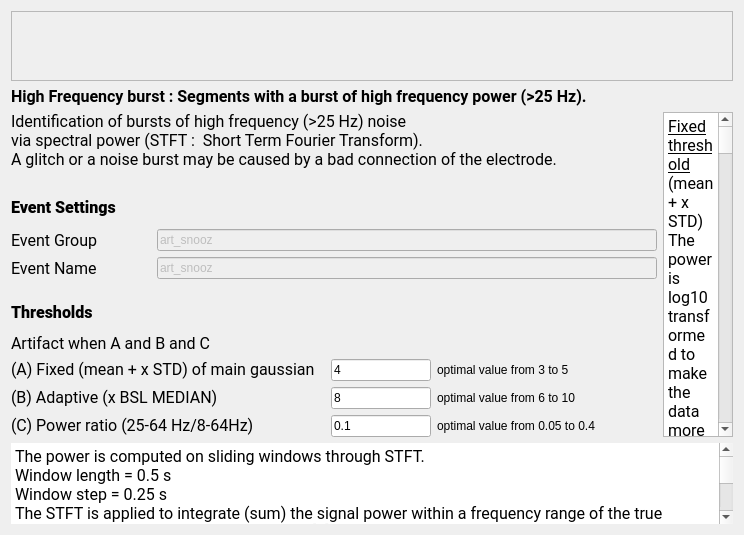
<?xml version="1.0" encoding="UTF-8"?>
<ui version="4.0">
 <class>HighFreqBurstStep</class>
 <widget class="QWidget" name="HighFreqBurstStep">
  <property name="geometry">
   <rect>
    <x>0</x>
    <y>0</y>
    <width>734</width>
    <height>535</height>
   </rect>
  </property>
  <property name="windowTitle">
   <string>Form</string>
  </property>
  <property name="styleSheet">
   <string notr="true">font: 12pt &quot;Roboto&quot;;</string>
  </property>
  <layout class="QVBoxLayout" name="verticalLayout_2">
   <item>
    <widget class="QScrollArea" name="scrollArea">
     <property name="sizePolicy">
      <sizepolicy hsizetype="Expanding" vsizetype="Preferred">
       <horstretch>0</horstretch>
       <verstretch>0</verstretch>
      </sizepolicy>
     </property>
     <property name="widgetResizable">
      <bool>true</bool>
     </property>
     <widget class="QWidget" name="scrollAreaWidgetContents">
      <property name="geometry">
       <rect>
        <x>0</x>
        <y>0</y>
        <width>1543</width>
        <height>182</height>
       </rect>
      </property>
      <layout class="QHBoxLayout" name="horizontalLayout">
       <item>
        <widget class="QLabel" name="label_10">
         <property name="text">
          <string/>
         </property>
         <property name="alignment">
          <set>Qt::AlignmentFlag::AlignCenter</set>
         </property>
        </widget>
       </item>
      </layout>
     </widget>
    </widget>
   </item>
   <item>
    <widget class="QLabel" name="label_9">
     <property name="maximumSize">
      <size>
       <width>16777215</width>
       <height>30</height>
      </size>
     </property>
     <property name="font">
      <font>
       <family>Roboto</family>
       <pointsize>12</pointsize>
       <italic>false</italic>
       <bold>false</bold>
      </font>
     </property>
     <property name="text">
      <string>&lt;html&gt;&lt;head/&gt;&lt;body&gt;&lt;p&gt;&lt;span style=&quot; font-weight:600;&quot;&gt;High Frequency burst : Segments with a burst of high frequency power (&amp;gt;25 Hz).&lt;/span&gt;&lt;/p&gt;&lt;/body&gt;&lt;/html&gt;</string>
     </property>
    </widget>
   </item>
   <item>
    <layout class="QHBoxLayout" name="horizontalLayout_2">
     <item>
      <layout class="QVBoxLayout" name="verticalLayout">
       <item>
        <widget class="QLabel" name="label_6">
         <property name="font">
          <font>
           <family>Roboto</family>
           <pointsize>12</pointsize>
           <italic>false</italic>
           <bold>false</bold>
          </font>
         </property>
         <property name="text">
          <string>Identification of bursts of high frequency (&gt;25 Hz) noise
via spectral power (STFT :  Short Term Fourier Transform).
A glitch or a noise burst may be caused by a bad connection of the electrode.</string>
         </property>
        </widget>
       </item>
       <item>
        <spacer name="verticalSpacer_2">
         <property name="orientation">
          <enum>Qt::Orientation::Vertical</enum>
         </property>
         <property name="sizeType">
          <enum>QSizePolicy::Policy::Fixed</enum>
         </property>
         <property name="sizeHint" stdset="0">
          <size>
           <width>508</width>
           <height>18</height>
          </size>
         </property>
        </spacer>
       </item>
       <item>
        <widget class="QLabel" name="label_4">
         <property name="minimumSize">
          <size>
           <width>0</width>
           <height>30</height>
          </size>
         </property>
         <property name="maximumSize">
          <size>
           <width>16777215</width>
           <height>30</height>
          </size>
         </property>
         <property name="font">
          <font>
           <family>Roboto</family>
           <pointsize>12</pointsize>
           <italic>false</italic>
           <bold>false</bold>
          </font>
         </property>
         <property name="text">
          <string>&lt;html&gt;&lt;head/&gt;&lt;body&gt;&lt;p&gt;&lt;span style=&quot; font-weight:700;&quot;&gt;Event Settings&lt;/span&gt;&lt;/p&gt;&lt;/body&gt;&lt;/html&gt;</string>
         </property>
        </widget>
       </item>
       <item>
        <layout class="QHBoxLayout" name="horizontalLayout_3">
         <item>
          <layout class="QFormLayout" name="formLayout">
           <item row="0" column="0">
            <widget class="QLabel" name="label_3">
             <property name="minimumSize">
              <size>
               <width>140</width>
               <height>0</height>
              </size>
             </property>
             <property name="maximumSize">
              <size>
               <width>210</width>
               <height>16777215</height>
              </size>
             </property>
             <property name="font">
              <font>
               <family>Roboto</family>
               <pointsize>12</pointsize>
               <italic>false</italic>
               <bold>false</bold>
              </font>
             </property>
             <property name="text">
              <string>Event Group</string>
             </property>
            </widget>
           </item>
           <item row="0" column="1">
            <widget class="QLineEdit" name="group_lineEdit">
             <property name="enabled">
              <bool>false</bool>
             </property>
             <property name="sizePolicy">
              <sizepolicy hsizetype="Fixed" vsizetype="Fixed">
               <horstretch>0</horstretch>
               <verstretch>0</verstretch>
              </sizepolicy>
             </property>
             <property name="minimumSize">
              <size>
               <width>500</width>
               <height>0</height>
              </size>
             </property>
             <property name="maximumSize">
              <size>
               <width>500</width>
               <height>16777215</height>
              </size>
             </property>
             <property name="toolTip">
              <string>In which &quot;Event Group&quot; the detected artifact are added (how they will be written to  the annotation file). Go to the general Detectors Settings to edit the group.</string>
             </property>
             <property name="text">
              <string>art_snooz</string>
             </property>
            </widget>
           </item>
           <item row="1" column="0">
            <widget class="QLabel" name="label_7">
             <property name="minimumSize">
              <size>
               <width>140</width>
               <height>0</height>
              </size>
             </property>
             <property name="font">
              <font>
               <family>Roboto</family>
               <pointsize>12</pointsize>
               <italic>false</italic>
               <bold>false</bold>
              </font>
             </property>
             <property name="text">
              <string>Event Name</string>
             </property>
            </widget>
           </item>
           <item row="1" column="1">
            <widget class="QLineEdit" name="name_burst_lineEdit">
             <property name="enabled">
              <bool>false</bool>
             </property>
             <property name="sizePolicy">
              <sizepolicy hsizetype="Fixed" vsizetype="Fixed">
               <horstretch>0</horstretch>
               <verstretch>0</verstretch>
              </sizepolicy>
             </property>
             <property name="minimumSize">
              <size>
               <width>500</width>
               <height>0</height>
              </size>
             </property>
             <property name="maximumSize">
              <size>
               <width>500</width>
               <height>16777215</height>
              </size>
             </property>
             <property name="toolTip">
              <string>The event name of the detected artifact (how they will be wrtten to the annotation file).  Go to the general Detectors Settings to edit the name.</string>
             </property>
             <property name="text">
              <string>art_snooz</string>
             </property>
            </widget>
           </item>
          </layout>
         </item>
        </layout>
       </item>
       <item>
        <spacer name="verticalSpacer">
         <property name="orientation">
          <enum>Qt::Orientation::Vertical</enum>
         </property>
         <property name="sizeType">
          <enum>QSizePolicy::Policy::Fixed</enum>
         </property>
         <property name="sizeHint" stdset="0">
          <size>
           <width>380</width>
           <height>13</height>
          </size>
         </property>
        </spacer>
       </item>
       <item>
        <widget class="QLabel" name="label">
         <property name="minimumSize">
          <size>
           <width>0</width>
           <height>30</height>
          </size>
         </property>
         <property name="maximumSize">
          <size>
           <width>16777215</width>
           <height>30</height>
          </size>
         </property>
         <property name="font">
          <font>
           <family>Roboto</family>
           <pointsize>12</pointsize>
           <italic>false</italic>
           <bold>false</bold>
          </font>
         </property>
         <property name="text">
          <string>&lt;html&gt;&lt;head/&gt;&lt;body&gt;&lt;p&gt;&lt;span style=&quot; font-weight:700;&quot;&gt;Thresholds&lt;/span&gt;&lt;/p&gt;&lt;/body&gt;&lt;/html&gt;</string>
         </property>
        </widget>
       </item>
       <item>
        <widget class="QLabel" name="label_8">
         <property name="font">
          <font>
           <family>Roboto</family>
           <pointsize>12</pointsize>
           <italic>false</italic>
           <bold>false</bold>
          </font>
         </property>
         <property name="text">
          <string>Artifact when A and B and C</string>
         </property>
        </widget>
       </item>
       <item>
        <layout class="QGridLayout" name="gridLayout">
         <property name="sizeConstraint">
          <enum>QLayout::SizeConstraint::SetFixedSize</enum>
         </property>
         <item row="0" column="0">
          <widget class="QLabel" name="label_5">
           <property name="sizePolicy">
            <sizepolicy hsizetype="Fixed" vsizetype="Fixed">
             <horstretch>0</horstretch>
             <verstretch>0</verstretch>
            </sizepolicy>
           </property>
           <property name="minimumSize">
            <size>
             <width>140</width>
             <height>0</height>
            </size>
           </property>
           <property name="maximumSize">
            <size>
             <width>315</width>
             <height>16777215</height>
            </size>
           </property>
           <property name="font">
            <font>
             <family>Roboto</family>
             <pointsize>12</pointsize>
             <italic>false</italic>
             <bold>false</bold>
            </font>
           </property>
           <property name="midLineWidth">
            <number>0</number>
           </property>
           <property name="text">
            <string>&lt;html&gt;&lt;head/&gt;&lt;body&gt;&lt;p&gt;(A) Fixed (mean + x STD) of main gaussian&lt;/p&gt;&lt;/body&gt;&lt;/html&gt;</string>
           </property>
           <property name="textFormat">
            <enum>Qt::TextFormat::RichText</enum>
           </property>
          </widget>
         </item>
         <item row="0" column="1">
          <widget class="QLineEdit" name="tresh_fixe_lineEdit">
           <property name="sizePolicy">
            <sizepolicy hsizetype="Fixed" vsizetype="Fixed">
             <horstretch>0</horstretch>
             <verstretch>0</verstretch>
            </sizepolicy>
           </property>
           <property name="minimumSize">
            <size>
             <width>0</width>
             <height>0</height>
            </size>
           </property>
           <property name="maximumSize">
            <size>
             <width>100</width>
             <height>16777215</height>
            </size>
           </property>
           <property name="toolTip">
            <string>The threshold value to identify the artifact.  Its units is x times the baseline standard deviation.</string>
           </property>
           <property name="text">
            <string>4</string>
           </property>
          </widget>
         </item>
         <item row="0" column="2">
          <widget class="QLabel" name="label_12">
           <property name="sizePolicy">
            <sizepolicy hsizetype="Fixed" vsizetype="Fixed">
             <horstretch>0</horstretch>
             <verstretch>0</verstretch>
            </sizepolicy>
           </property>
           <property name="maximumSize">
            <size>
             <width>220</width>
             <height>16777215</height>
            </size>
           </property>
           <property name="text">
            <string>optimal value from 3 to 5</string>
           </property>
          </widget>
         </item>
         <item row="1" column="0">
          <widget class="QLabel" name="label_2">
           <property name="sizePolicy">
            <sizepolicy hsizetype="Fixed" vsizetype="Fixed">
             <horstretch>0</horstretch>
             <verstretch>0</verstretch>
            </sizepolicy>
           </property>
           <property name="minimumSize">
            <size>
             <width>210</width>
             <height>0</height>
            </size>
           </property>
           <property name="maximumSize">
            <size>
             <width>315</width>
             <height>16777215</height>
            </size>
           </property>
           <property name="font">
            <font>
             <family>Roboto</family>
             <pointsize>12</pointsize>
             <italic>false</italic>
             <bold>false</bold>
            </font>
           </property>
           <property name="text">
            <string>&lt;html&gt;&lt;head/&gt;&lt;body&gt;&lt;p&gt;(B) Adaptive (x BSL MEDIAN)&lt;/p&gt;&lt;/body&gt;&lt;/html&gt;</string>
           </property>
           <property name="textFormat">
            <enum>Qt::TextFormat::RichText</enum>
           </property>
          </widget>
         </item>
         <item row="1" column="1">
          <widget class="QLineEdit" name="thresh_adp_lineEdit">
           <property name="sizePolicy">
            <sizepolicy hsizetype="Fixed" vsizetype="Fixed">
             <horstretch>0</horstretch>
             <verstretch>0</verstretch>
            </sizepolicy>
           </property>
           <property name="maximumSize">
            <size>
             <width>100</width>
             <height>16777215</height>
            </size>
           </property>
           <property name="text">
            <string>8</string>
           </property>
          </widget>
         </item>
         <item row="1" column="2">
          <widget class="QLabel" name="label_13">
           <property name="sizePolicy">
            <sizepolicy hsizetype="Fixed" vsizetype="Fixed">
             <horstretch>0</horstretch>
             <verstretch>0</verstretch>
            </sizepolicy>
           </property>
           <property name="maximumSize">
            <size>
             <width>220</width>
             <height>16777215</height>
            </size>
           </property>
           <property name="text">
            <string>optimal value from 6 to 10</string>
           </property>
          </widget>
         </item>
         <item row="2" column="0">
          <widget class="QLabel" name="label_11">
           <property name="sizePolicy">
            <sizepolicy hsizetype="Fixed" vsizetype="Fixed">
             <horstretch>0</horstretch>
             <verstretch>0</verstretch>
            </sizepolicy>
           </property>
           <property name="maximumSize">
            <size>
             <width>315</width>
             <height>16777215</height>
            </size>
           </property>
           <property name="font">
            <font>
             <family>Roboto</family>
             <pointsize>12</pointsize>
             <italic>false</italic>
             <bold>false</bold>
            </font>
           </property>
           <property name="text">
            <string>(C) Power ratio (25-64 Hz/8-64Hz)</string>
           </property>
          </widget>
         </item>
         <item row="2" column="1">
          <widget class="QLineEdit" name="thresh_ratio_lineEdit">
           <property name="sizePolicy">
            <sizepolicy hsizetype="Fixed" vsizetype="Fixed">
             <horstretch>0</horstretch>
             <verstretch>0</verstretch>
            </sizepolicy>
           </property>
           <property name="maximumSize">
            <size>
             <width>100</width>
             <height>16777215</height>
            </size>
           </property>
           <property name="text">
            <string>0.1</string>
           </property>
          </widget>
         </item>
         <item row="2" column="2">
          <widget class="QLabel" name="label_14">
           <property name="sizePolicy">
            <sizepolicy hsizetype="Fixed" vsizetype="Fixed">
             <horstretch>0</horstretch>
             <verstretch>0</verstretch>
            </sizepolicy>
           </property>
           <property name="maximumSize">
            <size>
             <width>220</width>
             <height>16777215</height>
            </size>
           </property>
           <property name="text">
            <string>optimal value from 0.05 to 0.4</string>
           </property>
          </widget>
         </item>
        </layout>
       </item>
       <item>
        <spacer name="verticalSpacer_3">
         <property name="orientation">
          <enum>Qt::Orientation::Vertical</enum>
         </property>
         <property name="sizeType">
          <enum>QSizePolicy::Policy::Expanding</enum>
         </property>
         <property name="sizeHint" stdset="0">
          <size>
           <width>548</width>
           <height>13</height>
          </size>
         </property>
        </spacer>
       </item>
      </layout>
     </item>
     <item>
      <widget class="QTextEdit" name="textEdit">
       <property name="font">
        <font>
         <family>Roboto</family>
         <pointsize>12</pointsize>
         <italic>false</italic>
         <bold>false</bold>
        </font>
       </property>
       <property name="autoFillBackground">
        <bool>true</bool>
       </property>
       <property name="frameShape">
        <enum>QFrame::Shape::StyledPanel</enum>
       </property>
       <property name="frameShadow">
        <enum>QFrame::Shadow::Sunken</enum>
       </property>
       <property name="lineWidth">
        <number>2</number>
       </property>
       <property name="readOnly">
        <bool>true</bool>
       </property>
       <property name="html">
        <string>&lt;!DOCTYPE HTML PUBLIC &quot;-//W3C//DTD HTML 4.0//EN&quot; &quot;http://www.w3.org/TR/REC-html40/strict.dtd&quot;&gt;
&lt;html&gt;&lt;head&gt;&lt;meta name=&quot;qrichtext&quot; content=&quot;1&quot; /&gt;&lt;meta charset=&quot;utf-8&quot; /&gt;&lt;style type=&quot;text/css&quot;&gt;
p, li { white-space: pre-wrap; }
hr { height: 1px; border-width: 0; }
li.unchecked::marker { content: &quot;\2610&quot;; }
li.checked::marker { content: &quot;\2612&quot;; }
&lt;/style&gt;&lt;/head&gt;&lt;body style=&quot; font-family:'Roboto'; font-size:12pt; font-weight:400; font-style:normal;&quot;&gt;
&lt;p style=&quot; margin-top:0px; margin-bottom:0px; margin-left:0px; margin-right:0px; -qt-block-indent:0; text-indent:0px;&quot;&gt;&lt;span style=&quot; text-decoration: underline;&quot;&gt;Fixed threshold&lt;/span&gt;&lt;span style=&quot; color:#000000;&quot;&gt; (mean + x STD)&lt;/span&gt;&lt;/p&gt;
&lt;p style=&quot; margin-top:0px; margin-bottom:0px; margin-left:0px; margin-right:0px; -qt-block-indent:0; text-indent:0px;&quot;&gt;The power is log10 transformed to make the data more normally distributed, however the distribution of the power of all selected channels is often skewed right du to artifacts.&lt;/p&gt;
&lt;p style=&quot; margin-top:0px; margin-bottom:0px; margin-left:0px; margin-right:0px; -qt-block-indent:0; text-indent:0px;&quot;&gt;The distribution is then modeled by a 3-components Gaussian Mixture Model (GMM).&lt;/p&gt;
&lt;p style=&quot; margin-top:0px; margin-bottom:0px; margin-left:0px; margin-right:0px; -qt-block-indent:0; text-indent:0px;&quot;&gt;The threshold is multiplied by the standard deviation (STD) and added to the mean of the main gaussian (over a mixture of 3).&lt;/p&gt;
&lt;p style=&quot; margin-top:0px; margin-bottom:0px; margin-left:0px; margin-right:0px; -qt-block-indent:0; text-indent:0px;&quot;&gt;An artifact is possibly identified when the log10(power) &amp;gt; (mean + threshold*STD)&lt;/p&gt;
&lt;p style=&quot;-qt-paragraph-type:empty; margin-top:0px; margin-bottom:0px; margin-left:0px; margin-right:0px; -qt-block-indent:0; text-indent:0px;&quot;&gt;&lt;br /&gt;&lt;/p&gt;
&lt;p style=&quot; margin-top:0px; margin-bottom:0px; margin-left:0px; margin-right:0px; -qt-block-indent:0; text-indent:0px;&quot;&gt;&lt;span style=&quot; text-decoration: underline;&quot;&gt;Adaptive threshold&lt;/span&gt; (baseline)&lt;/p&gt;
&lt;p style=&quot; margin-top:0px; margin-bottom:0px; margin-left:0px; margin-right:0px; -qt-block-indent:0; text-indent:0px;&quot;&gt;An adaptive threshold is computed from a baseline window (BSL) of 30 s around the segment to evaluate.  A segment with a power x times the median power of the baseline is possibly an artifact. The adaptive threshold may be too sensitive when the EEG recording does not include much high frequency noise. &lt;/p&gt;
&lt;p style=&quot;-qt-paragraph-type:empty; margin-top:0px; margin-bottom:0px; margin-left:0px; margin-right:0px; -qt-block-indent:0; text-indent:0px;&quot;&gt;&lt;br /&gt;&lt;/p&gt;
&lt;p style=&quot; margin-top:0px; margin-bottom:0px; margin-left:0px; margin-right:0px; -qt-block-indent:0; text-indent:0px;&quot;&gt;&lt;span style=&quot; text-decoration: underline;&quot;&gt;Power ratio threshold&lt;/span&gt; (relative power)&lt;/p&gt;
&lt;p style=&quot; margin-top:0px; margin-bottom:0px; margin-left:0px; margin-right:0px; -qt-block-indent:0; text-indent:0px;&quot;&gt;High frequency bursts can be masked (thus non-disturbing) by a strong low frequency signal. An artifact is possibly identified when the relative power (25-64 Hz)/(8-64 Hz) &amp;gt; threshold.&lt;/p&gt;
&lt;p style=&quot;-qt-paragraph-type:empty; margin-top:0px; margin-bottom:0px; margin-left:0px; margin-right:0px; -qt-block-indent:0; text-indent:0px;&quot;&gt;&lt;br /&gt;&lt;/p&gt;
&lt;p style=&quot; margin-top:0px; margin-bottom:0px; margin-left:0px; margin-right:0px; -qt-block-indent:0; text-indent:0px;&quot;&gt;A segment whose power exceeds the 3 thresholds is considered an artifact.&lt;/p&gt;
&lt;p style=&quot;-qt-paragraph-type:empty; margin-top:0px; margin-bottom:0px; margin-left:0px; margin-right:0px; -qt-block-indent:0; text-indent:0px;&quot;&gt;&lt;br /&gt;&lt;/p&gt;
&lt;p style=&quot; margin-top:0px; margin-bottom:0px; margin-left:0px; margin-right:0px; -qt-block-indent:0; text-indent:0px;&quot;&gt;To reduce the number of false positives, especially during spindles, alpha waves, or beta bursts, please first increase the power ratio threshold value.&lt;/p&gt;
&lt;p style=&quot; margin-top:0px; margin-bottom:0px; margin-left:0px; margin-right:0px; -qt-block-indent:0; text-indent:0px;&quot;&gt;A greater proportion of the signal in the 25-64 Hz frequency band will be needed to mark the segment as an artifact.&lt;/p&gt;&lt;/body&gt;&lt;/html&gt;</string>
       </property>
      </widget>
     </item>
    </layout>
   </item>
   <item>
    <layout class="QHBoxLayout" name="horizontalLayout_4">
     <item>
      <widget class="QTextEdit" name="textEdit_2">
       <property name="maximumSize">
        <size>
         <width>16777215</width>
         <height>200</height>
        </size>
       </property>
       <property name="font">
        <font>
         <family>Roboto</family>
         <pointsize>12</pointsize>
         <italic>false</italic>
         <bold>false</bold>
        </font>
       </property>
       <property name="autoFillBackground">
        <bool>true</bool>
       </property>
       <property name="frameShape">
        <enum>QFrame::Shape::NoFrame</enum>
       </property>
       <property name="frameShadow">
        <enum>QFrame::Shadow::Sunken</enum>
       </property>
       <property name="lineWidth">
        <number>0</number>
       </property>
       <property name="readOnly">
        <bool>true</bool>
       </property>
       <property name="html">
        <string>&lt;!DOCTYPE HTML PUBLIC &quot;-//W3C//DTD HTML 4.0//EN&quot; &quot;http://www.w3.org/TR/REC-html40/strict.dtd&quot;&gt;
&lt;html&gt;&lt;head&gt;&lt;meta name=&quot;qrichtext&quot; content=&quot;1&quot; /&gt;&lt;meta charset=&quot;utf-8&quot; /&gt;&lt;style type=&quot;text/css&quot;&gt;
p, li { white-space: pre-wrap; }
hr { height: 1px; border-width: 0; }
li.unchecked::marker { content: &quot;\2610&quot;; }
li.checked::marker { content: &quot;\2612&quot;; }
&lt;/style&gt;&lt;/head&gt;&lt;body style=&quot; font-family:'Roboto'; font-size:12pt; font-weight:400; font-style:normal;&quot;&gt;
&lt;p style=&quot; margin-top:0px; margin-bottom:0px; margin-left:0px; margin-right:0px; -qt-block-indent:0; text-indent:0px;&quot;&gt;The power is computed on sliding windows through STFT.&lt;/p&gt;
&lt;p style=&quot; margin-top:0px; margin-bottom:0px; margin-left:0px; margin-right:0px; -qt-block-indent:0; text-indent:0px;&quot;&gt;Window length = 0.5 s&lt;/p&gt;
&lt;p style=&quot; margin-top:0px; margin-bottom:0px; margin-left:0px; margin-right:0px; -qt-block-indent:0; text-indent:0px;&quot;&gt;Window step = 0.25 s &lt;/p&gt;
&lt;p style=&quot; margin-top:0px; margin-bottom:0px; margin-left:0px; margin-right:0px; -qt-block-indent:0; text-indent:0px;&quot;&gt;The STFT is applied to integrate (sum) the signal power within a frequency range of the true spectrum (units² ex. µV²) as suggested in [1].&lt;/p&gt;
&lt;p style=&quot; margin-top:0px; margin-bottom:0px; margin-left:0px; margin-right:0px; -qt-block-indent:0; text-indent:0px;&quot;&gt;The adaptive treshold is computed from a baseline window (BSL).&lt;/p&gt;
&lt;p style=&quot; margin-top:0px; margin-bottom:0px; margin-left:0px; margin-right:0px; -qt-block-indent:0; text-indent:0px;&quot;&gt;Window length around the segment = 30 s&lt;/p&gt;
&lt;p style=&quot;-qt-paragraph-type:empty; margin-top:0px; margin-bottom:0px; margin-left:0px; margin-right:0px; -qt-block-indent:0; text-indent:0px;&quot;&gt;&lt;br /&gt;&lt;/p&gt;
&lt;p style=&quot; margin-top:0px; margin-bottom:0px; margin-left:0px; margin-right:0px; -qt-block-indent:0; text-indent:0px;&quot;&gt;&lt;span style=&quot; text-decoration: underline;&quot;&gt;Reference&lt;/span&gt;&lt;/p&gt;
&lt;p style=&quot; margin-top:0px; margin-bottom:0px; margin-left:0px; margin-right:0px; -qt-block-indent:0; text-indent:0px;&quot;&gt;[1] Cox, R. &amp;amp; Fell, J. Analyzing human sleep EEG: A methodological primer with code implementation. Sleep Medicine Reviews54, 101353 (2020).&lt;/p&gt;&lt;/body&gt;&lt;/html&gt;</string>
       </property>
      </widget>
     </item>
    </layout>
   </item>
  </layout>
 </widget>
 <resources>
  <include location="../../../../../snooz-toolbox/src/main/python/ui/themes/themes.qrc"/>
 </resources>
 <connections/>
 <slots>
  <slot>on_choose()</slot>
  <slot>on_input_format_changed()</slot>
 </slots>
</ui>
